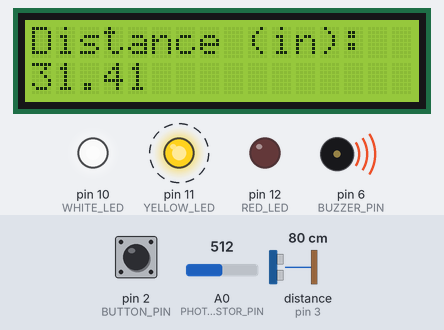
Simulated run of this sketch. Board: Arduino Uno, built with avr-gcc and run on an emulated ATmega328P. Parts: 16×2 character LCD, output pins drawn as LEDs (lit = HIGH), buzzer (waves = sounding). Wiring (inferred from the names in the program): ultrasonic range finder: trigger pin 4; echo pin 3. Dashed ring = blinking. The test bench sets the inputs (shaded band); at power-on: distance to the obstacle (sensor on pin 3) 80 cm, pin 2 (BUTTON_PIN) LOW, A0 (PHOTORESISTOR_PIN) = 512. The echo pulse lasts 58.3 µs per cm; pins used as bus, display or sensor lines are not drawn.

Above: at 0.47 s.
1.3 s: distance to the obstacle (sensor on pin 3) set to 2 cm
At 1.61 s:
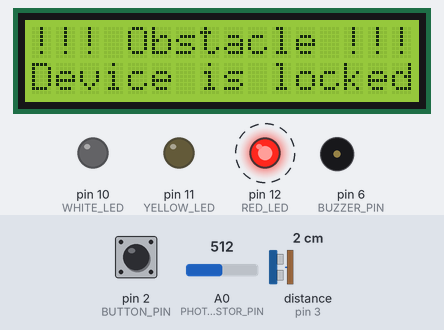
3.5 s: pin 2 (BUTTON_PIN) pulled HIGH for 1 s
At 4.89 s:
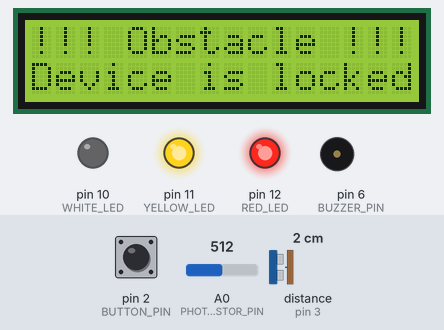
5.1 s: pin 2 (BUTTON_PIN) pulled HIGH for 3.2 s
At 5.89 s:
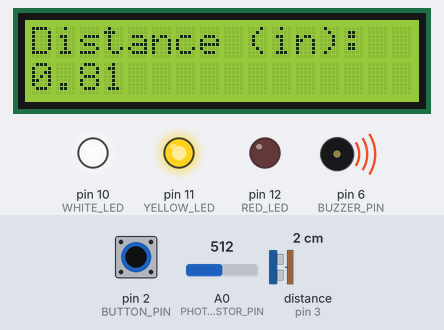
8.9 s: pin 2 (BUTTON_PIN) pulled HIGH for 3.2 s
At 10.7 s:
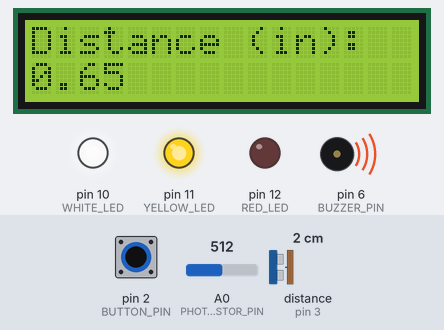
Timing chart, 0 to 13.7 s (numbered marks = the images above; inputs shaded):
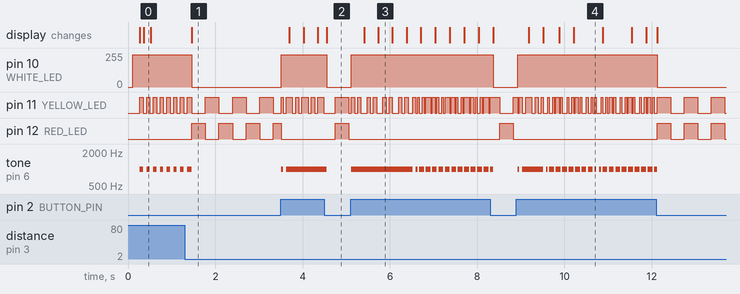

Measured:
- after the input at 1.3 s, pin 10 (WHITE_LED): 241/255 → 0/255 after 0.16 s; pin 12 (RED_LED): alternates HIGH for 0.31 s and LOW for 0.31 s, starting after 0.16 s; tone on pin 6 (BUZZER_PIN): goes on until 1.5 s, then stays silent; the display: changes after 0.16 s (image 1)
- after the input at 3.5 s, pin 10 (WHITE_LED): 0/255 → 241/255 at once, → 0/255 1.0 s later; tone on pin 6 (BUZZER_PIN): silent → 1000 Hz at once, → silent 0.04 s later, → 1000 Hz 0.07 s later, → silent 0.93 s later; the display: first changes after 0.20 s (image 2 shows a later state)
- after the input at 5.1 s, pin 10 (WHITE_LED): 0/255 → 241/255 at once, → 0/255 3.2 s later; tone on pin 6 (BUZZER_PIN): goes 1000 Hz 1.4 s, silent 0.07 s, 1000 Hz 0.04 s, 11 × (silent 0.04 s, 1000 Hz 0.11 s), silent 0.04 s, 1000 Hz 0.07 s, then silent, starting at once; the display: first changes after 0.31 s (image 3 shows a later state)
- after the input at 8.9 s, pin 10 (WHITE_LED): 0/255 → 241/255 at once, → 0/255 3.2 s later; tone on pin 6 (BUZZER_PIN): plays 1000 Hz for 0.04 s, 1000 Hz for 0.47 s, 1000 Hz for 0.04 s, 1000 Hz for 0.11 s, 1000 Hz for 0.11 s, 1000 Hz for 0.11 s … (21 notes in this stretch), starting at once
- by itself, tone on pin 6 (BUZZER_PIN): alternates 1000 Hz for 0.08 s and silent for 0.08 s

The sketch:

cps.ino
```cpp
#include "globals.h"
#include "src/ultrasonic.h"
#include "src/photoresistor.h"
#include "src/lcd.h"
#include "src/irremote.h"
#include "src/button.h"
#include "src/led.h"
#include "src/buzzer.h"
#include <EEPROM.h>

// global variable definitions
bool lockState = false;
int displayState = 1;
int measureState = 0;
int buzzerState = 0;
bool redLedState = false;
bool yellowLedState = false;
double ultrasonicDistance = 1000;

void setup() {
  Serial.begin(115200);

  ultrasonicSetup();
  photoresistorSetup();
  irRemoteSetup();
  lcdSetup();
  buttonSetup();
  ledSetup();
  buzzerSetup();

  // read whether to display cm/in from EEPROM memory
  measureState = EEPROM.read(EEPROM_ADDRESS);
}

void loop() {
  if(!lockState) {    // run device as normal if not locked
    // LED
    unlockedRed();
    unlockedYellow();
    unlockedWhite();

    // Buzzer
    unlockedBuzzer();

    // Ultrasonic Sensor
    ultrasonicLoop();

    // IR Remote
    irRemoteLoop();

    // LCD Display
    lcdLoop();

  } else {
    // print lock message on LCD display
    printLock();

    // blinks red LED when device is locked
    lockedRed();
    // syncs yellow LED blink rate to red LED
    lockedYellow();
    // white LED turns off
    lockedWhite();

    lockedBuzzer();

    // unlocks device if push button activates
    buttonUnlock();
    // unlocks device if "OK" is pushed on the ir remote
    irButtonOk();
  }
}
```

globals.h
```cpp
#ifndef GLOBALS_H
#define GLOBALS_H

// global constants
#define LOCK_DISTANCE 3
#define EEPROM_ADDRESS 0

// global variable declarations (extern means defined elsewhere)
extern bool lockState;
extern int displayState;
extern int measureState;
extern int buzzerState;
extern bool redLedState;
extern bool yellowLedState;
extern double ultrasonicDistance;

#endif
```

button.h
```cpp
#ifndef BUTTON_H
#define BUTTON_H

#define BUTTON_PIN 2

// allows for the device to be unlocked through the push button
void buttonUnlock() {
  if(digitalRead(BUTTON_PIN) == HIGH) {
    lcd.clear();
    lockState = false;
  }
}

void buttonSetup() {
  pinMode(BUTTON_PIN, INPUT);
}

#endif
```

buzzer.h
```cpp
#ifndef BUZZER_H
#define BUZZER_H

#define BUZZER_PIN 6

void unlockedBuzzer() {
  static unsigned long lastToggleTime = 0;
  int buzzerDelay = (ultrasonicDistance + 30);

  if(millis() - lastToggleTime >= buzzerDelay) {
    lastToggleTime = millis();
    if(buzzerState == 0) {
      tone(BUZZER_PIN, 1000);
      buzzerState = 1;
    } else {
      noTone(BUZZER_PIN);
      buzzerState = 0;
    }
  }
}

void lockedBuzzer() {
  noTone(BUZZER_PIN);
  buzzerState = 0;
}

void buzzerSetup() {
  pinMode(BUZZER_PIN, OUTPUT);
}

#endif
```

irremote.h
```cpp
#ifndef IRREMOTE_H
#define IRREMOTE_H

#include <IRremote.h>

#define IR_RECEIVE      5
#define IR_BUTTON_LEFT  8
#define IR_BUTTON_RIGHT 0
#define IR_BUTTON_OK    28
#define IR_BUTTON_STAR  22

// IR remote right button press
// increases displayState by 1 (out of 3)
void irButtonRight() {
  if(millis() - lastPressTime > debounceDelay) {
    lastPressTime = millis();
    lcd.clear();
    displayState = (displayState % 2) + 1;
  }
}

// IR remote left button press
// decreases displayState by 1 (out of 3)
void irButtonLeft() {
  if(millis() - lastPressTime > debounceDelay) {
    lastPressTime = millis();
    lcd.clear();
    displayState = (displayState == 1) ? 2 : displayState - 1;
  }
}

// IR remote star button press
// handles the switching between cm/in in distance calculation
void irButtonStar() {
  if(millis() - lastPressTime > debounceDelay) {
    lastPressTime = millis();
    if(displayState == 1) {           // if we are at ultrasonic screen, switch between cm and inches
      if(measureState == 0) {
        lcd.clear();
        measureState = 1;
        EEPROM.write(EEPROM_ADDRESS, measureState);     // record measureState to EEPROM
      } else {
        lcd.clear();
        measureState = 0;
        EEPROM.write(EEPROM_ADDRESS, measureState);     // record measureState to EEPROM
      }
    } else if(displayState == 2) {    // if we are at the reset screen, reset to cm
      measureState = 0;
    }
  }
}

// IR remote OK button press
// unlocks the device when locked
void irButtonOk() {
  if(IrReceiver.decode()) {
    IrReceiver.resume();

    int command = IrReceiver.decodedIRData.command;

    if(command == IR_BUTTON_OK) {
      lcd.clear();
      lockState = false;
    }
  }
}

void irRemoteSetup() {
  IrReceiver.begin(IR_RECEIVE);
}

void irRemoteLoop() {
  if(IrReceiver.decode()) {
    IrReceiver.resume();

    int command = IrReceiver.decodedIRData.command;
    Serial.println(command);

    switch(command) {
      case IR_BUTTON_RIGHT:
        irButtonRight();
        break;
      case IR_BUTTON_LEFT:
        irButtonLeft();
        break;
      case IR_BUTTON_STAR:
        irButtonStar();
        break;
    }
  }
}

#endif
```

led.h
```cpp
#ifndef LED_H
#define LED_H

#define RED_LED 12
#define YELLOW_LED 11
#define WHITE_LED 10

#define RED_DELAY 300

// Red LED -------------------------------------------------------

// when device is unlocked, turn off red LED
void unlockedRed() {
  if(redLedState) {
    redLedState = false;
    digitalWrite(RED_LED, LOW);
  }
}

// when device is locked, blink red LED every 300ms
void lockedRed() {
  static unsigned long lastToggleTime = 0;

  if(millis() - lastToggleTime >= RED_DELAY) {
    lastToggleTime = millis();
    redLedState = !redLedState;
    digitalWrite(RED_LED, redLedState);
  }
}

// ---------------------------------------------------------------

// Yellow LED ----------------------------------------------------

// when device is unlocked, blink yellow LED according to the distance value
void unlockedYellow() {
  static unsigned long lastToggleTime = 0;
  int yellowDelay = (ultrasonicDistance + 30);

  if(millis() - lastToggleTime >= yellowDelay) {
    lastToggleTime = millis();
    yellowLedState = !yellowLedState;
    digitalWrite(YELLOW_LED, yellowLedState);
  }
}

// when device is locked, sync blink rate with red LED
void lockedYellow() {
  static unsigned long lastToggleTime = 0;

  if(millis() - lastToggleTime >= RED_DELAY) {  // sync blink rate with red LED
    lastToggleTime = millis();
    yellowLedState = !yellowLedState;
    digitalWrite(YELLOW_LED, yellowLedState);
  }
}
// ---------------------------------------------------------------

// White LED -----------------------------------------------------

// when device is unlocked, set brightness value of white LED to the photoresistor value
void unlockedWhite() {
  int photoresistorValue = getLuminosity();
  int whiteBrightness = photoresistorValue / 2;

  analogWrite(WHITE_LED, whiteBrightness);
}

// when device is locked, turn off white LED (no state needed since white LED's function is analog)
void lockedWhite() {
  digitalWrite(WHITE_LED, LOW);
}
// ---------------------------------------------------------------

void ledSetup() {
  pinMode(RED_LED, OUTPUT);
  pinMode(YELLOW_LED, OUTPUT);
  pinMode(WHITE_LED, OUTPUT);
}

#endif
```

photoresistor.h
```cpp
#ifndef PHOTORESISTOR_H
#define PHOTORESISTOR_H

#define PHOTORESISTOR_PIN 0

unsigned long prevMeasure = millis();
unsigned long measureDelay = 1000;

// records luminosity value every 100ms
int getLuminosity() {
  static unsigned long prevMeasure = 0;
  const unsigned long measureDelay = 100;
  static int luminosityValue = 0;

  if (millis() - prevMeasure >= measureDelay) {
    prevMeasure = millis();
    luminosityValue = analogRead(PHOTORESISTOR_PIN) - 30;    // -140 to keep value within 250 since LED values go to 255
    if (luminosityValue < 0) {
      luminosityValue = 0;
    }
  }

  return luminosityValue;
}

void photoresistorSetup() {
  pinMode(PHOTORESISTOR_PIN, OUTPUT);
}

#endif
```

ultrasonic.h
```cpp
#ifndef ULTRASONIC_H
#define ULTRASONIC_H

#define ECHO_PIN 3
#define TRIGGER_PIN 4

unsigned long prevTrigger = millis();
unsigned long triggerDelay = 150;

volatile unsigned long pulseInBegin;
volatile unsigned long pulseInEnd;
volatile bool newDistanceAvailable = false;

// use interrupts to measure ultrasonic distance
void echoPinInterrupt() {
  if(digitalRead(ECHO_PIN) == HIGH) {
    // rising - start measuring
    pulseInBegin = micros();
  } else {
    // falling - stop measuring
    pulseInEnd = micros();
    newDistanceAvailable = true;
  }
}

// handles turning on/off the ultrasonic sensor's trigger pin
void triggerUltrasonicSensor() {
  digitalWrite(TRIGGER_PIN, LOW);
  delayMicroseconds(2);
  digitalWrite(TRIGGER_PIN, HIGH);
  delayMicroseconds(10);
  digitalWrite(TRIGGER_PIN, LOW);
}

// handles calculation of the final distance value
double getUltrasonicDistance() {
  if(pulseInEnd <= pulseInBegin) return ultrasonicDistance; // return last valid reading

  double durationMicros = pulseInEnd - pulseInBegin;
  if(measureState == 0) {
    double distance = durationMicros / 58.0; // for cm
    return distance;
  } else {
    double distance = durationMicros / 148.0; // for inches
    return distance;
  }
}

void ultrasonicSetup() {
  pinMode(ECHO_PIN, INPUT);
  pinMode(TRIGGER_PIN, OUTPUT);
  attachInterrupt(digitalPinToInterrupt(ECHO_PIN), echoPinInterrupt, CHANGE);
}

void ultrasonicLoop() {
  unsigned long timeNow = millis();
  if(timeNow - prevTrigger > triggerDelay) {
    prevTrigger += triggerDelay;
    triggerUltrasonicSensor();
  }
  if(newDistanceAvailable) {
    newDistanceAvailable = false;
    double distance = getUltrasonicDistance();

    // clamp to realistic range
    if (distance > 0 && distance < 1000) {
      ultrasonicDistance = distance;

      // lock condition
      if(distance <= LOCK_DISTANCE) {
        lockState = true;
      }
    }
  }
}

#endif
```

lcd.h
```cpp
#ifndef LCD_H
#define LCD_H

#include <Wire.h>
#include <LiquidCrystal_I2C.h>

#define LCD_ADDRESS 0x27

LiquidCrystal_I2C lcd(LCD_ADDRESS, 16, 2);
unsigned long lastPressTime = 0;
const int debounceDelay = 200;

// this function gets called once distance < 10
void printLock() {
  lcd.setCursor(0, 0);
  lcd.print("!!! Obstacle !!!");
  lcd.setCursor(0, 1);
  lcd.print("Device is locked");
}

// handles displayState == 1
// prints data from the ultrasonic sensor
void printUltrasonic() {
  // top line prints "Distance" + the measurement unit
  lcd.setCursor(0, 0);
  lcd.print("Distance");

  // switch distance label between cm and inches
  if(measureState == 0) {
    lcd.print(" (cm):");
  } else {
    lcd.print(" (in):");
  }

  // bottom line prints the distance value + a warning message if distance < 10
  lcd.setCursor(0, 1);
  lcd.print(ultrasonicDistance);

  // prevent errors from staying on screen
  lcd.print("          ");

  if(ultrasonicDistance < 10 && ultrasonicDistance > LOCK_DISTANCE) {
    // warning message if distance < 20
    lcd.setCursor(7, 1);
    lcd.print("Careful!");
  } else {
    // no warning message otherwise
    lcd.setCursor(7, 1);
    lcd.print("          ");
  }
}

// handles displayState == 2
void printPhotoresistor() {
  lcd.setCursor(0, 0);
  lcd.print("Luminosity:");
  lcd.setCursor(0, 1);
  lcd.print(getLuminosity());
  lcd.print("          ");
}

void lcdSetup() {
  lcd.init();
  lcd.backlight();
  lcd.clear();
}

void lcdLoop() {
  switch(displayState) {
    case 1:
      printUltrasonic();
      break;
    case 2:
      printPhotoresistor();
      break;
  }
}

#endif
```
